Frame 1 (no input): blank canvas, image omitted
Frame 60 (the mouse pressed at the canvas centre just before this capture): blank canvas, image omitted
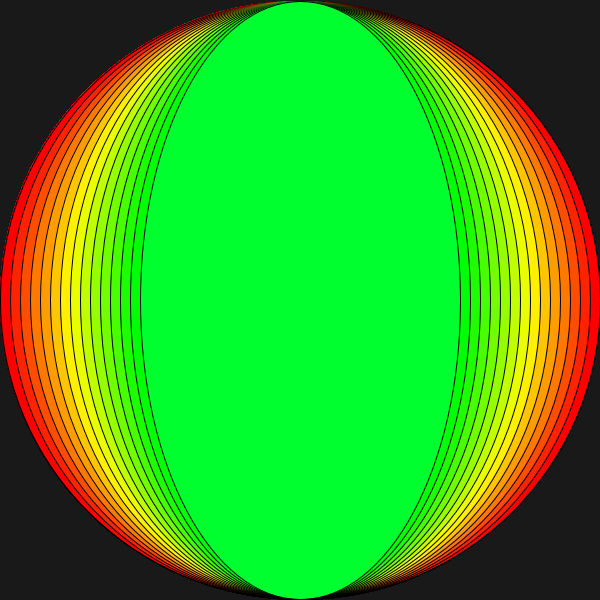
Frame 120 (the mouse held since frame 60 and released just before this capture)

The Processing sketch whose frames 1 and 60 were blank and that drew this single picture after the mouse press (run headless with seeded random() and noise(); from frame 60 on, the mouse is pressed at the canvas centre):

// Processing sketch: processing_186371
// ── processing_186371.pde

void setup(){
size(600,600);
background (25);
colorMode(HSB);
}

void draw(){
for (int i=0; i<mouseX; i=i+20) {
//println(i);
fill(i/3,255,255);
ellipse(300,300,width-i,width-2);
}
}
